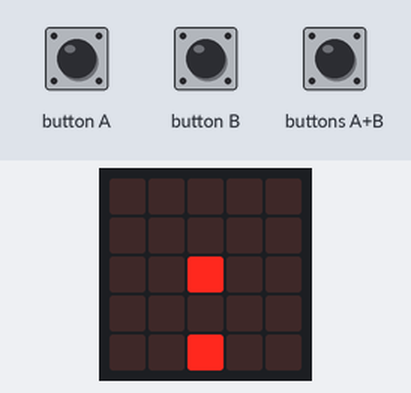
A program run on a simulated Calliope mini (MakeCode). Shown: the board's 5×5 LED display. Inputs (shaded band) come from the test bench. Random numbers come from a fixed seed; the run ends where the board's game-over animation would start. At 2.1 s the program stops and its outputs stay as they are.

Above: at 1.2 s.
1.3 s: button A pressed for 0.15 s
At 1.9 s:
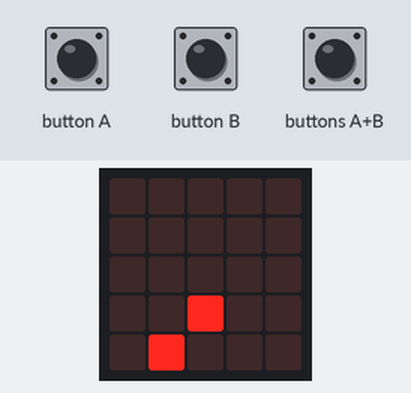
At 2.9 s:
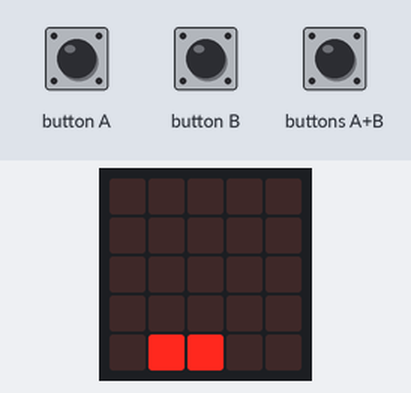
Timing chart, 0 to 3.6 s (numbered marks = the images above; inputs shaded):
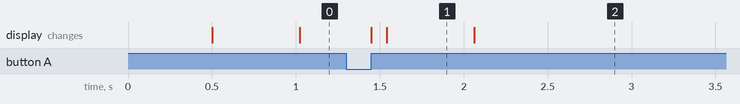

Measured:
- what the display in image 1 shows lasts 0.6 s, from 1.5 s to 2.1 s

The program:

main.ts
```typescript
input.onButtonPressed(Button.A, function () {
    ship.move(-1)
})
input.onButtonPressed(Button.AB, function () {
    interval = 200
})
input.onButtonPressed(Button.B, function () {
    ship.move(1)
})
let interval = 0
let ship: game.LedSprite = null
let sprite = game.createSprite(2, 0)
sprite.turn(Direction.Right, 90)
ship = game.createSprite(2, 4)
interval = 500
basic.forever(function () {
    basic.pause(interval)
    sprite.move(1)
    if (sprite.get(LedSpriteProperty.Y) == 4 && ship.isTouching(sprite)) {
        game.setScore(game.score() + 1)
        basic.setLedColor(0x002200)
        basic.pause(interval)
        basic.turnRgbLedOff()
        sprite.set(LedSpriteProperty.X, randint(0, 4))
        sprite.set(LedSpriteProperty.Y, 0)
    } else {
        if (sprite.get(LedSpriteProperty.Y) == 4) {
            game.gameOver()
        }
    }
})
```

test.ts
```typescript
// Hier kann man Tests durchführen; diese Datei wird nicht kompiliert, wenn dieses Paket als Erweiterung verwendet wird.
```
